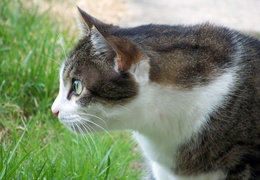
%> input picture wikiImages/cat_profile_196806.jpg, 260 x 180 px, shrunk from 2832 x 1961 before the run
$ octave example.m   (GNU Octave 9; MATLAB toolbox functions it lacks are replaced by stand-ins)
%> lines starting %> are read from the running program, lines starting %| are printed output that depends on the picture; in (x1, y1, x2, y2) boxes, pixels count from 0 and x2, y2 are one past the last pixel; in counts of white or black regions, pixels touching at a corner belong together; the program's own positions count from 1
### addSnpNoise.m
% Add salt and pepper noise to image I.
% p - % of noise. range: 0,1,...,100.
function nI = addSnpNoise(I,p)
	p=100-p;
	[m,n]=size(I);
	ind = randi([-100 100],[m n]);
	nI = I;
	nI(ind>p)=255;
	nI(ind<-p)=0;
end

### snp.m
% Salt and pepper noise removal.
function O = snp(Y)

% Decide level of noise and set the initial window size s.
[H, W] = size(Y);
n = (nnz(Y == 255) + nnz(Y == 0)) / (H * W);
if n < 0.55
    s = 3;
elseif n >= 0.55 && n < 0.9
    s = 5;
else
    s = 7;
end
% Make Y double
Y = double(Y);
O = zeros(H, W);
Y = padarray(Y, [12 12], -1);
for h = 13:H+12
    % Progress tracker.
    if rem(h,100) == 0
        clc
        format shortg
        time = clock;
        fix(time);
        disp([num2str(h/H*100) ' % done @ ' num2str(time(4)) ':' num2str(time(5)) ':' num2str(time(6))])
    end
    for w = 13:W+12
        S = Y(h-1:h+1, w-1:w+1);
        s = length(S);
        u = reshape(S', s*s, 1);
        Z = [];
        for i=1:length(u)
            if u(i) ~= 0 && u(i) ~= 255 && u(i) ~= -1
                Z = [Z; u(i)];
            end
        end
        L = size(Z);
        counter = 0;
        while L < 4
            if L == 3
                Z = [Z; Z(3)];
                O(H, W) = pt(Z);
                break
            elseif L == 2
                S = Y(h-2-counter:h+2+counter, w-2-counter:w+2+counter);
                s = length(S);
                u = reshape(S', s*s, 1);
                for i=1:length(u)
                    if u(i) ~= 0 && u(i) ~= 255 && u(i) ~= -1
                        Z = [Z; u(i)];
                    end
                end
            elseif L == 1
                S = Y(h-4-counter:h+4+counter, w-4-counter:w+4+counter);
                s = length(S);
                u = reshape(S', s*s, 1);
                for i=1:length(u)
                    if u(i) ~= 0 && u(i) ~= 255 && u(i) ~= -1
                        Z = [Z; u(i)];
                    end
                end
            elseif L == 0;
                S = Y(h-6-counter:h+6+counter, w-6-counter:w+6+counter);
                s = length(S);
                u = reshape(S', s*s, 1);
                for i=1:length(u)
                    if u(i) ~= 0 && u(i) ~= 255 && u(i) ~= -1
                        Z = [Z; u(i)];
                    end
                end
            end
            L = length(Z);
            counter = counter + 1;
        end
        O(h,w) = pt(Z);
    end
end
O = O(13:H+12, 13:W+12);
S(S == 0) = 255;
O(S ~= 255) = S(S~=255);
O = uint8(O);
end

### example.m
% Requires image toolbox.
% Set up for 95 % noise example. Manage directories
% Note that it takes a few minutes at scale = 1. Use scale = 0.125 for
% testing.
clear all
clc
noiseLevel = 95;						% Amount of noise to add, in %
scale = 1;								% Resize source.
I = imread('cat_profile_196806.jpg');	% source image
%> I is the input picture: size 180x260x3 uint8; mean R, G, B 119.5, 132.4, 105.6
I=rgb2gray(I);							% Convert to grayscale.
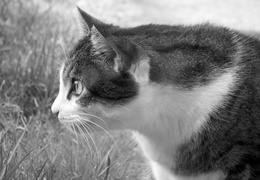
%> I: size 180x260 uint8; min 0, max 255, mean 125.5
I=imresize(I,scale);
[n,m]=size(I);
%> n = 180; m = 260
Isnp = addSnpNoise(I,noiseLevel);		% Add noise
%> in addSnpNoise, `nI(ind>p)=255;`:
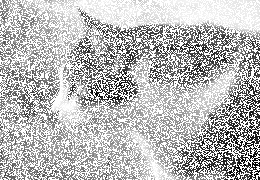
%> nI: size 180x260 uint8; min 0, max 255, mean 186.6
%> in addSnpNoise, `nI(ind<-p)=0;`:
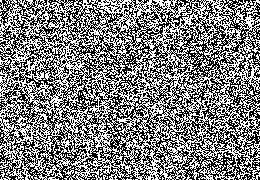
%> nI: size 180x260 uint8; min 0, max 255, mean 127.3
Ires = snp(Isnp);						% Restore
%> in snp, `n = (nnz(Y == 255) + nnz(Y == 0)) / (H * W);`: n = 0.945
%> in snp, `Y = padarray(Y, [12 12], -1);`:
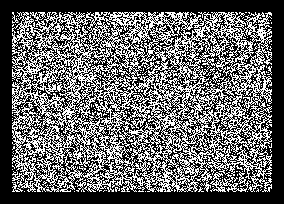
%> Y: size 204x284 double; min -1, max 255, mean 102.6; drawn with min black and max white
%> after the loop in snp, `for h = 13:H+12`:
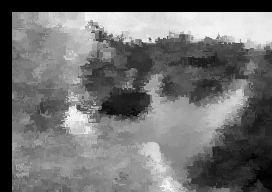
%> O: size 192x272 double; min 0, max 247.8, mean 113.3
%> after the loop in snp, `for h = 13:H+12`: time = [2026 11 20 19 10 21.69]
%> in snp, `O = O(13:H+12, 13:W+12);`:
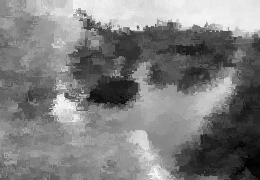
%> O: size 180x260 double; min 1.23, max 247.8, mean 126.5
%> in snp, `O(S ~= 255) = S(S~=255);`:
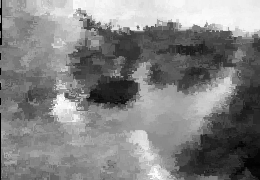
%> O: size 180x260 double; 0.35% of pixels changed, all inside (x1, y1, x2, y2) = (0, 0, 2, 180); drawn with min black and max white
% Show and save result.
fig=figure;

subplot(3,1,1)
imshow(I)
title(['Source image. Size: ' num2str(n) ' - by - ' num2str(m) ' pixles.'])

subplot(3,1,2)
imshow(Isnp)
title(['Noise added, ' num2str(noiseLevel) ' % pixel data lost'])

subplot(3,1,3)
imshow(Ires)
title('Restored image')

%saveas(fig,'fig.pdf') % Save as pdf if desired.

% Save as bitmaps.
imwrite(I,'I.bmp');
imwrite(Isnp,['Isnp_' num2str(noiseLevel) '_noise.bmp']);
imwrite(Ires,['Ires_' num2str(noiseLevel) '_noise.bmp']);
